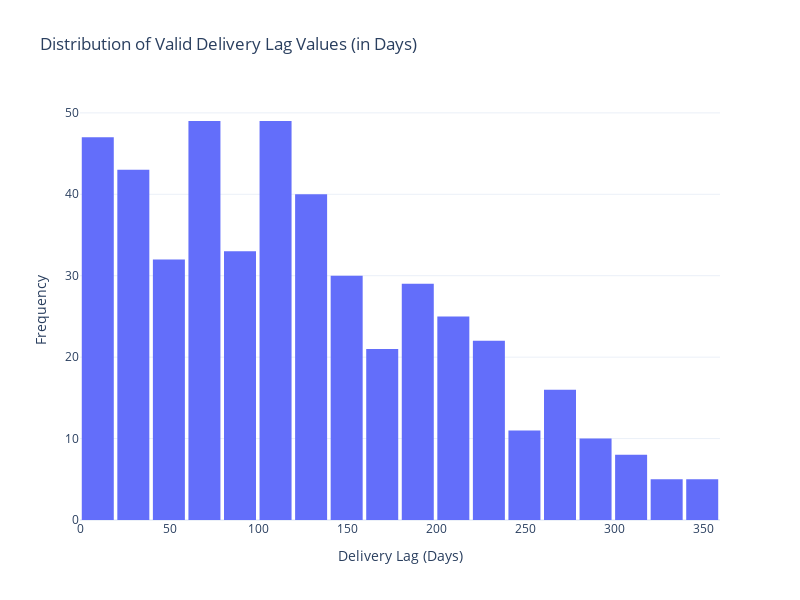

The notebook cell this image was saved under:
### Code cell
# Remove missing values from the Delivery_Lag column
valid_values = df['Delivery_Lag'].dropna()

# Create a histogram to visualize the distribution of valid Delivery_Lag values
fig = px.histogram(
    valid_values,
    title='Distribution of Valid Delivery Lag Values (in Days)'
)
fig.update_layout(
    xaxis_title='Delivery Lag (Days)',
    yaxis_title='Frequency',
    bargap=0.1,
    showlegend=False
)

# Display the histogram
fig.show()

### Figure 1 — Plotly figure (JSON) as saved in the notebook; plotly's stock layout.template omitted (floating-point values rounded to 4 significant figures; data arrays with more than 128 entries replaced by an {"elided": "..."} marker saying what was removed)
{"data": [{"alignmentgroup": "True", "bingroup": "x", "hovertemplate": "variable=Delivery_Lag<br>value=%{x}<br>count=%{y}<extra></extra>", "legendgroup": "Delivery_Lag", "marker": {"color": "#636efa", "pattern": {"shape": ""}}, "name": "Delivery_Lag", "offsetgroup": "Delivery_Lag", "orientation": "v", "showlegend": true, "type": "histogram", "x": {"elided": "475 int values"}, "xaxis": "x", "yaxis": "y"}], "layout": {"bargap": 0.1, "barmode": "relative", "height": 600, "legend": {"title": {"text": "variable"}, "tracegroupgap": 0}, "showlegend": false, "title": {"text": "Distribution of Valid Delivery Lag Values (in Days)"}, "width": 800, "xaxis": {"anchor": "y", "domain": [0, 1], "title": {"text": "Delivery Lag (Days)"}}, "yaxis": {"anchor": "x", "domain": [0, 1], "title": {"text": "Frequency"}}}}
